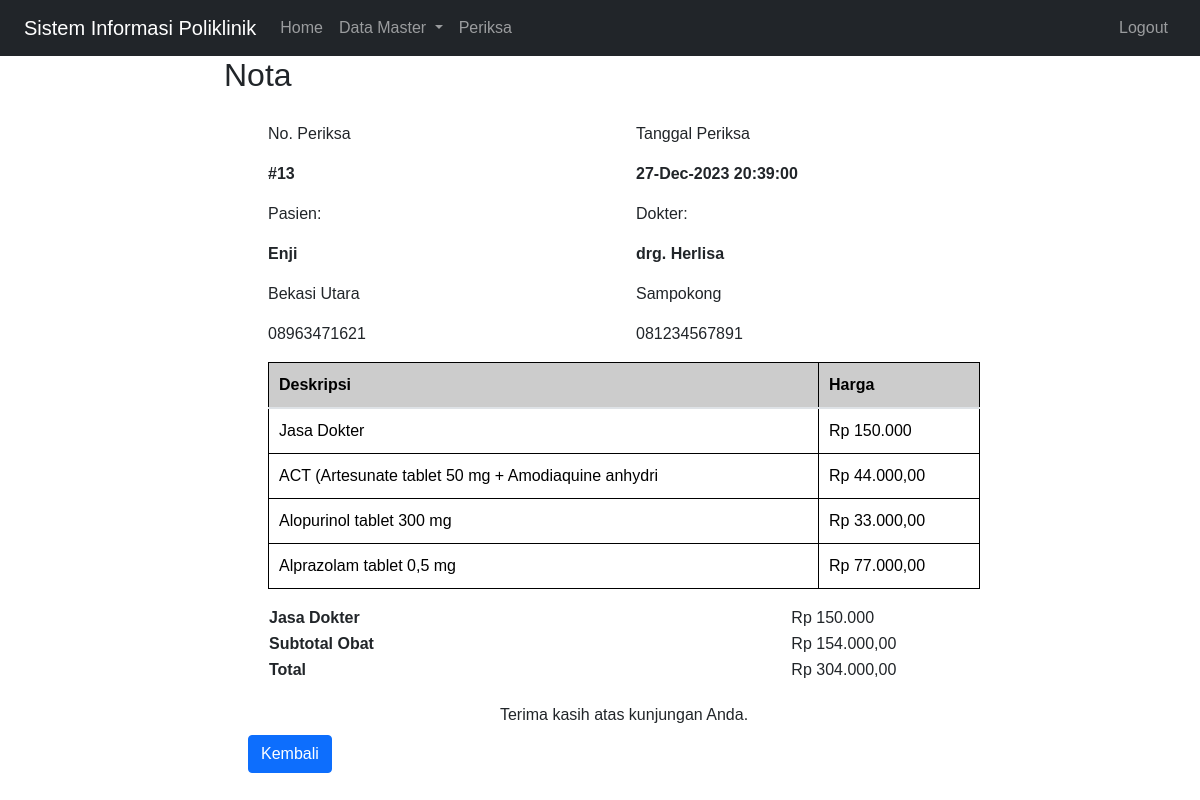
Screenshot of /index.php?page=nota&id=13 (signed in) with the database file from the repository.
### tables this page shows
CREATE TABLE `periksa` (
  `id` int(10) NOT NULL,
  `id_pasien` int(11) NOT NULL,
  `id_dokter` int(11) NOT NULL,
  `tgl_periksa` datetime NOT NULL,
  `catatan` text NOT NULL,
  `obat` varchar(255) NOT NULL
);

CREATE TABLE `pasien` (
  `id` int(10) NOT NULL,
  `nama` varchar(255) NOT NULL,
  `alamat` varchar(255) NOT NULL,
  `no_hp` varchar(60) NOT NULL
);

CREATE TABLE `dokter` (
  `id` int(10) NOT NULL,
  `nama` varchar(255) DEFAULT NULL,
  `alamat` varchar(50) DEFAULT NULL,
  `no_hp` varchar(50) DEFAULT NULL
);

CREATE TABLE `detail_periksa` (
  `id` int(10) NOT NULL,
  `id_periksa` int(11) NOT NULL,
  `id_obat` int(11) NOT NULL
);

CREATE TABLE `obat` (
  `id` int(11) NOT NULL,
  `nama_obat` varbinary(50) NOT NULL,
  `kemasan` varchar(35) NOT NULL,
  `harga` int(11) NOT NULL
);

### nota.php (the view, shortened to what this page needs)
<!DOCTYPE html>
<html lang="id">
<head>
</head>
<body>
  <div class="container">
    <?php
                include('koneksi.php');
                $result = mysqli_query($mysqli, "SELECT pr.*, d.nama as 'nama_dokter', d.alamat as 'alamat_dokter', d.no_hp as 'no_hp_dokter', p.nama as 'nama_pasien', p.alamat as 'alamat_pasien', p.no_hp as 'no_hp_pasien'
                        FROM periksa pr
                        LEFT JOIN dokter d ON (pr.id_dokter = d.id)
                        LEFT JOIN pasien p ON (pr.id_pasien = p.id)
                        WHERE pr.id='" . $_GET['id'] . "'");
                $total_obat = 0;
                while ($data = mysqli_fetch_array($result)) {
                    ?>
    <div class="body">
        <div class="row">
          <div class="col-6">
            <p class="d-block">No. Periksa</p>
            <p><b>#<?php echo $data['id'] ?></b></p>
          </div>
          <div class="col-6">
            <p class="d-block">Tanggal Periksa</p>
            <p><b><?php echo date('d-M-Y H:i:s', strtotime($data['tgl_periksa'])) ?></b></p>
          </div>
        </div>
        <div class="row">
          <table>
          <div class="col-6">
            <p class="d-block">Pasien:</p>
            <p><b><?php echo $data['nama_pasien'] ?></b></p>
            <p><?php echo $data['alamat_pasien'] ?></p>
            <p><?php echo $data['no_hp_pasien'] ?></p>
          </div>
          <div class="col-6">
            <p class="d-block">Dokter:</p>
            <p><b><?php echo $data['nama_dokter'] ?></b></p>
            <p><?php echo $data['alamat_dokter'] ?></p>
            <p><?php echo $data['no_hp_dokter'] ?></p>
          </div>
          </table>
        </div>
        <table class="table">
          <thead>
          <div>
            <tr>
              <th>Deskripsi</th>
              <th>Harga</th>
            </tr>
          </div>
          <div>
              <tr>
                <td>Jasa Dokter</td>
                <td>Rp 150.000</td>
              </tr>
          </div>
          </thead>
          <tbody>
                  <?php
                  $result_obat = mysqli_query($mysqli, "SELECT dp.*, o.nama_obat as 'nama_obat', o.harga as 'harga'
                                                      FROM detail_periksa dp
                                                      LEFT JOIN obat o ON (dp.id_obat = o.id)
                                                      WHERE dp.id_periksa = '" . $_GET['id'] . "'");
                  while ($data_obat = mysqli_fetch_array($result_obat)) {
                    ?>
                    <tr>
                      <td><?php echo $data_obat['nama_obat']; ?><br></td>
                      <td>Rp <?php echo number_format($data_obat['harga'], 2, ',', '.'); ?></td>
                    </tr>
                    <?php
                      $total_obat += $data_obat['harga'];
                      }
                    ?>
            </tbody>
        </table>
        <table class="total">
              <tr>
                <th>Jasa Dokter</th>
                <td>Rp 150.000</td>
              </tr>
              <tr>
                <th>Subtotal Obat</th>
                <td><?= "Rp " . number_format($total_obat, 2, ',', '.'); ?></td>
              </tr>
              <tr>
                <th>Total</th>
                <td><?= "Rp " . number_format($total_obat + 150000, 2, ',', '.'); ?></td>
              </tr>
        </table>
      <?php
        }
        ?>
    </div>
    <div class="footer">
      Terima kasih atas kunjungan Anda.
    </div>
    <a class="btn btn-primary my-2" href="index.php?page=periksa">Kembali</a>
  </div>
</body>
</html>

### nota.php (style rules this page uses)
body { font-family: sans-serif; }
.container { width: 800px; margin: 0 auto; }
.body { padding: 20px; }
.table { border-collapse: collapse; width: 100%; }
.table th, .table td { border: 1px solid #000; padding: 10px; }
.table th { background-color: #ccc; }
.total th, .total td { text-align: left; width: 83%; }
.footer { text-align: center; }

### rows the page displays
periksa: id "13", tgl_periksa "27-Dec-2023 20:39:00", id_pasien.nama "Enji", id_pasien.alamat "Bekasi Utara", id_pasien.no_hp "08963471621", id_dokter.nama "drg. Herlisa", id_dokter.alamat "Sampokong", id_dokter.no_hp "081234567891", total_obat "154.000,00", total_obat "304.000,00"
detail_periksa: id_obat.nama_obat "ACT (Artesunate tablet 50 mg + Amodiaquine anhydri", id_obat.harga "44.000,00"
detail_periksa: id_obat.nama_obat "Alopurinol tablet 300 mg", id_obat.harga "33.000,00"
detail_periksa: id_obat.nama_obat "Alprazolam tablet 0,5 mg", id_obat.harga "77.000,00"

### other values shown
$_GET['page'] "Nota"
